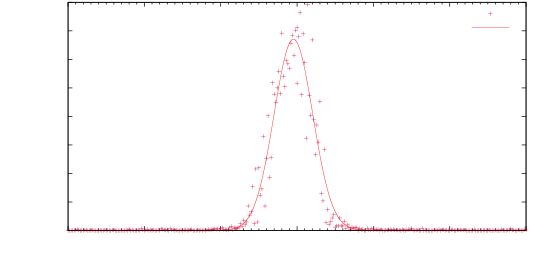

Recreate this plot in gnuplot.
clear
reset
file = "linienscans_altes_schema_SES"
datafile = sprintf('../dat/%s.dat',file)

set key inside top right
set xlabel 'Relativfrequenz [MHz]'
set ylabel 'Countrate [s$^{-1}$]'
set samples 100000
set mxtics 10
set tmargin 0.2

set xrange [-150:150]

A = 10000
sigma = 19
mu = 1
b = 1

set fit errorvariables
gauss(x) = A*exp(-(x-mu)**2/(2*sigma**2))/(sigma*sqrt(2*pi))+b
fit gauss(x) datafile using 1:2 via sigma,mu,A,b

set label 1 '$G(\nu)=A\cdot\frac{1}{\sigma\sqrt{2\pi}}\mathrm{e}^{-\frac{1}{2}\frac{(\nu-\mu)^2}{\sigma^2}}+b$' at graph 0.03, 0.9
set label 2 sprintf('$2\sigma = (%.2f\pm%.2f)\,$MHz',2*sigma,2*sigma_err) at graph 0.03, 0.75
set label 3 sprintf('$\mu = (%.2f\pm%.2f)\,$MHz',mu,mu_err) at graph 0.03, 0.68
set label 4 sprintf('$A = (%.0f\pm%.0f)\,\nicefrac{\text{MHz}}{\text{s}}$',A,A_err) at graph 0.03, 0.61
set label 5 sprintf('$b = (%.1f\pm%.1f)\,$s$^{-1}$',b,b_err) at graph 0.03, 0.54

set term push
set term epslatex color 10 size 14cm, 7cm
set out sprintf('%s.tex',file)

plot datafile using 1:2 with points title 'Messpunkte' lc rgb '#CC0033',\
gauss(x) lc rgb 'red' lt 1 title 'Fit'

unset out
